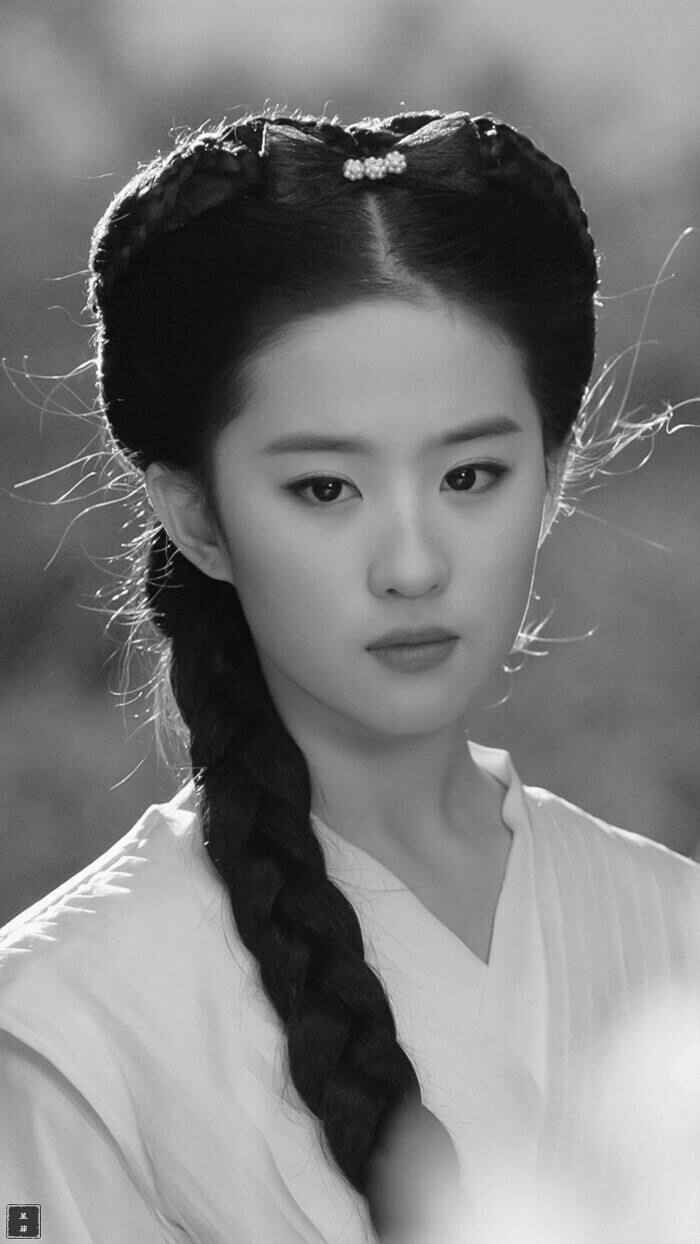
#> input picture facefile/gray_face1.jpeg, 700 x 1244 px
$ python 2_draw.py
#> lines starting #> are read from the running program, lines starting #| are printed output that depends on the picture
import cv2 as cv

gray_img = cv.imread('./facefile/gray_face1.jpeg')
#> gray_img is the input picture: shape (1244, 700, 3); min 0, max 255, mean 124.3

resize_grayimg = cv.resize(gray_img, dsize=(225, 400))

x, y, w, h = (70, 110, 110, 120)
# 矩形绘制
cv.rectangle(resize_grayimg, (x, y), (x+w, y+h), color=(0, 0, 255), thickness=2)
# 圆形绘制
cv.circle(resize_grayimg, center=(x+w//2, y+h//2), radius=60, color=(255, 0, 0), thickness=2)
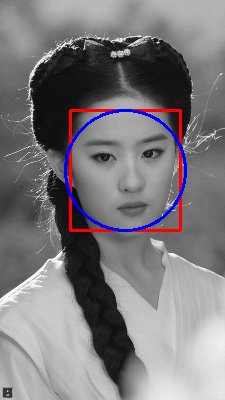
#> resize_grayimg: shape (400, 225, 3); mean B, G, R 125.1, 121.9, 125.1

cv.imshow('resize', resize_grayimg)
cv.waitKey(0)
cv.destroyAllWindows()
